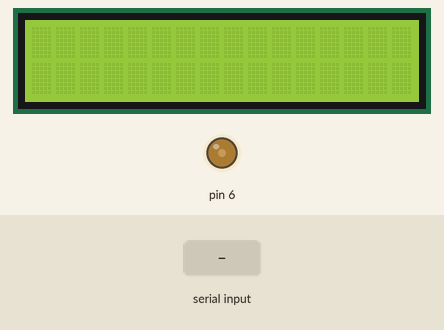
A sketch run on a simulated Arduino Uno, built with avr-gcc and run on an emulated ATmega328P. On the bench: 16×2 character LCD, output pins drawn as LEDs (lit = HIGH). The test bench sets the inputs (shaded band).

Above: at 1.2 s.
1.3 s: "1" received over Serial
At 2.1 s:
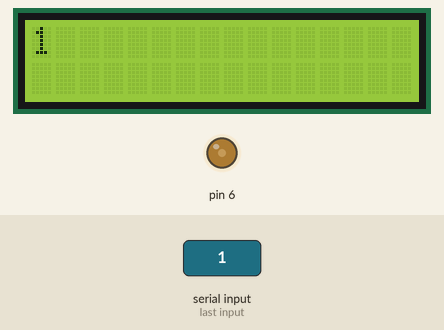
2.8 s: "0" received over Serial
At 3.2 s:
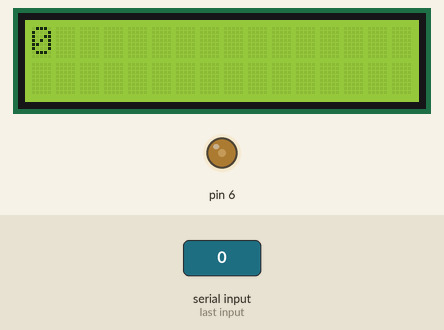
4.3 s: "2" received over Serial
At 5.6 s:
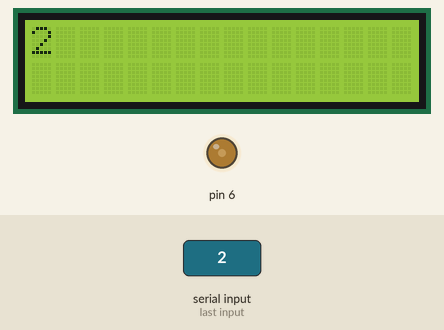
Timing chart, 0 to 7.3 s (numbered marks = the images above; inputs shaded):
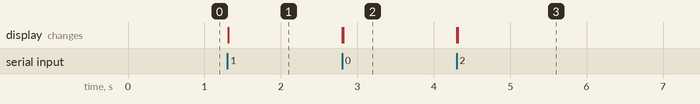

The sketch:

LCD_1.ino
```cpp
#include <LiquidCrystal.h>
int Contrast = 75;
LiquidCrystal lcd(12, 11, 5, 4, 3, 2);

void setup() {
    analogWrite(6, Contrast);
    lcd.begin(16, 2);
    Serial.begin(9600);
}

void loop() {
    if (Serial.available() > 0) {
        lcd.clear();              // Clear the LCD screen

        String input = "";        // Initialize an empty string
        while (Serial.available() > 0) {
            char c = Serial.read();
            input += c;           // Append each character to the string
            delay(10);
        }

        // Print the first line
        lcd.setCursor(0, 0);
        lcd.print(input.substring(0, 16)); // Print first 16 characters

        // Print the second line
        if (input.length() > 16) {
            lcd.setCursor(0, 1);
            lcd.print(input.substring(16, 32)); // next 16 characters
        }
    }
}
```

Measured:
- after the input at 1.3 s, the display: changes at once (image 1)
- after the input at 2.8 s, the display: first changes at once (image 2 shows a later state)
- after the input at 4.3 s, the display: first changes at once (image 3 shows a later state)
